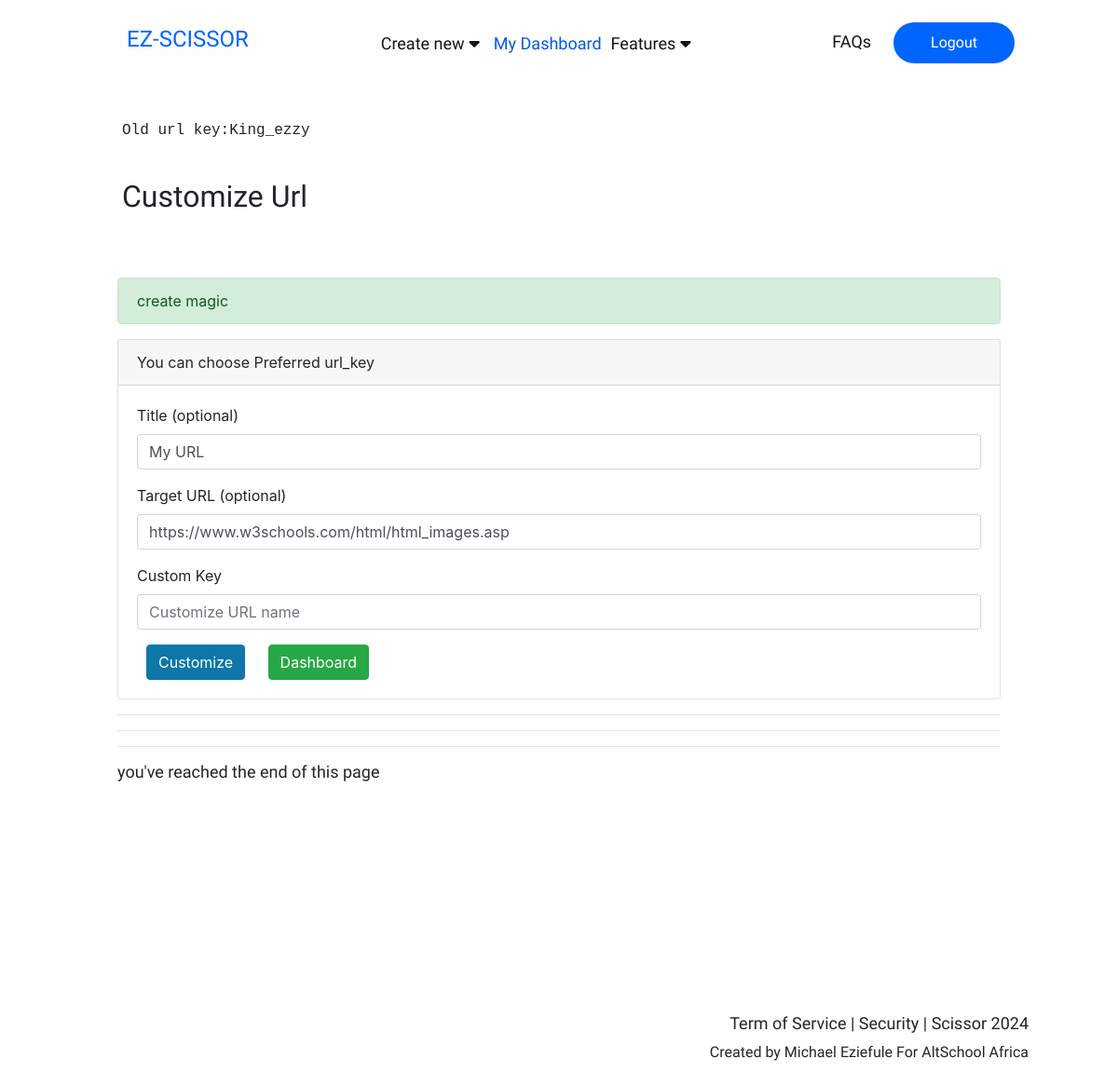
Screenshot of /customize/King_ezzy (signed in) with the database file from the repository.
### storage/model.py (models this page shows)
class URL(Base):
    __tablename__ = 'urls'
    id = Column(Integer, primary_key=True, index = True)
    title = Column(String, nullable=True, default="My Title")
    target_url = Column(String, nullable=True)
    key = Column(String, nullable= False, unique=True)
    clicks = Column(Integer, default=0)
    is_active = Column(Boolean, default=True)
    date_created = Column(Date, nullable= False)
    owner_id = Column(Integer, ForeignKey("users.id"), default=0)
    owner = relationship("USER", back_populates = "urls")

### router/url.py (the view)
@router.get("/customize/{url_key}", response_class=HTMLResponse)
@rate_limited(max_calls=3, time_frame=60)
async def customise(
    request: Request,
    url_key:str,
    db:Session=Depends(database.get_db)
):
    msg = []
    user = service.get_user_from_token(request, db)
    if not user:
        msg.append("session expired, kindly Login")
        return templates.TemplateResponse("login.html", {'request':Request, 'msg':msg})
    url_key = db.query(model.URL).filter(model.URL.key == url_key).first()
    return templates.TemplateResponse("Customize.html", {"request": request, "user": user, 'url_key': url_key, "msg": msg})

### templates/Customize.html (shortened to what this page needs)
{% include 'layout.html' %}
<div class="container">
    <div class="card-body text-monospace"></div>
    <div name = "url_key" class="card-body text-monospace">Old url key:{{url_key.key}}</div>
    <div class="card-body">
        <h2>Customize Url</h2>
    </div>
    <div class="card-body"></div>
    <div class="container">
        {% if msg == [] %}
        <div class="alert alert-success" role="alert">{{ "create magic" }}</div>
        {% elif msg ==  'Updated successfully' %}
        <div class="alert alert-success" role="alert">{{ msg }}</div>
        {% else %}
        <div class="alert alert-danger" role="alert">{{ msg }}</div>
        {% endif %}
        <div class="card">
            <div class="card-header">
                You can choose Preferred url_key
            </div>
            <div class=card-body>
                <form method = "POST">
                    <div class="form-group">
                        <label>Title (optional)</label>
                        <input name = "title" class="form-control" type="text" id="title" value="{{url_key.title}}">
                    </div>
                    <div class="form-group">
                        <label>Target URL (optional) </label>
                        <input name = "target_url" class="form-control" value="{{url_key.target_url}}"></input>
                    </div>
                    <div class="form-group">
                        <label>Custom Key</label>
                        <input name ="custom_name" type="text" class="form-control" id="title" placeholder= "Customize URL name" required>
                    </div>
                    <button type="submit" class="btn btn-primary">Customize</button>
                    <button
                        onclick="window.location.href='/ezzy/dashboard'"
                        type="button"
                        class="btn btn-success"
                    >
                        Dashboard
                    </button>
                </form>
            </div>
        </div>
        <hr class="orb-divider"></hr>
        <hr class="orb-divider"></hr>
        <hr class="orb-divider"></hr>
        <div class=""><h4>you've reached the end of this page</h4></div>
    </div>
</div>
<div class="card-body"></div>
<div class="whyscissors"></div>
{% include 'footnote.html' %}

### static/css/main.css (style rules this page uses)
:root { --bg-black-000: #000000; --bg-black-200: #1E1E1E; --bg-green-100: #067808; --bg-white-100: #E2E9F0; --bg-yellow-000: #EAC81F; --bg-black-400: #F8F7F7; --bg-black-300: #FEFEFE; --bg-color-000: #FFFFFF; --text-Main-text: #141414; --text-Primary-300: #0065fe; --text-Primary-400: #005AE2; --bg-color-400: #1E3448; }
* { margin: 0; padding: 0; outline: none; text-decoration: none; box-sizing: border-box; }
h2 { font-size: 40px; font-weight: 500; font-family: 'Kanit', sans-serif; }
h4 { font-size: 18px; font-weight: 400; font-family: 'Kanit', sans-serif; }
body { width: 100%; padding: 2% 10%; height: auto; }
button { white-space: nowrap; border: none; border-radius: 24px; align-self: center; font-size: 16px; padding: 10px 40px; margin: 0 10px; color: var(--bg-black-300); background-color: var(--text-Primary-300); }
.whyscissors { margin: auto; padding: 100px 0; display: flex; justify-content: space-between; }

### static/css/mediaquerry.css (style rules this page uses)
@media only screen and (min-width: 1024px) { body { padding: 2% 8%; } }
@media only screen and (min-width: 1024px) { h2 { font-size: 32px; } }
@media only screen and (min-width: 1024px) { h4 { font-size: 18px; } }

### rows the page displays
URL: key "King_ezzy", title "My URL", target_url "https://www.w3schools.com/html/html_images.asp"

### other values shown
{{ "create magic" }} "create magic"
